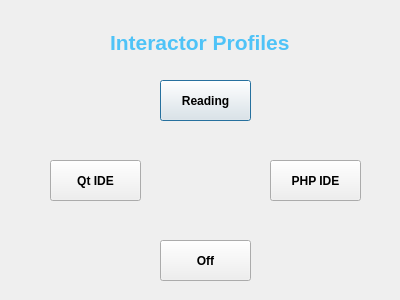
<?xml version="1.0" encoding="UTF-8"?>
<ui version="4.0">
 <class>DialogMode</class>
 <widget class="QDialog" name="DialogMode">
  <property name="geometry">
   <rect>
    <x>0</x>
    <y>0</y>
    <width>400</width>
    <height>300</height>
   </rect>
  </property>
  <property name="windowTitle">
   <string>Dialog</string>
  </property>
  <widget class="QPushButton" name="buttonModeRead">
   <property name="geometry">
    <rect>
     <x>160</x>
     <y>80</y>
     <width>91</width>
     <height>41</height>
    </rect>
   </property>
   <property name="styleSheet">
    <string notr="true">font-weight:bold;</string>
   </property>
   <property name="text">
    <string>Reading</string>
   </property>
  </widget>
  <widget class="QLabel" name="label">
   <property name="geometry">
    <rect>
     <x>110</x>
     <y>30</y>
     <width>193</width>
     <height>25</height>
    </rect>
   </property>
   <property name="font">
    <font>
     <pointsize>16</pointsize>
     <weight>75</weight>
     <bold>true</bold>
    </font>
   </property>
   <property name="styleSheet">
    <string notr="true">color:#4FC3F7</string>
   </property>
   <property name="text">
    <string>Interactor Profiles</string>
   </property>
  </widget>
  <widget class="QPushButton" name="buttonModePhp">
   <property name="geometry">
    <rect>
     <x>270</x>
     <y>160</y>
     <width>91</width>
     <height>41</height>
    </rect>
   </property>
   <property name="styleSheet">
    <string notr="true">font-weight:bold;</string>
   </property>
   <property name="text">
    <string>PHP IDE</string>
   </property>
  </widget>
  <widget class="QPushButton" name="buttonModeQt">
   <property name="geometry">
    <rect>
     <x>50</x>
     <y>160</y>
     <width>91</width>
     <height>41</height>
    </rect>
   </property>
   <property name="styleSheet">
    <string notr="true">font-weight:bold;</string>
   </property>
   <property name="text">
    <string>Qt IDE</string>
   </property>
  </widget>
  <widget class="QPushButton" name="buttonModeOff">
   <property name="geometry">
    <rect>
     <x>160</x>
     <y>240</y>
     <width>91</width>
     <height>41</height>
    </rect>
   </property>
   <property name="styleSheet">
    <string notr="true">font-weight:bold;</string>
   </property>
   <property name="text">
    <string>Off</string>
   </property>
  </widget>
 </widget>
 <resources/>
 <connections/>
</ui>
